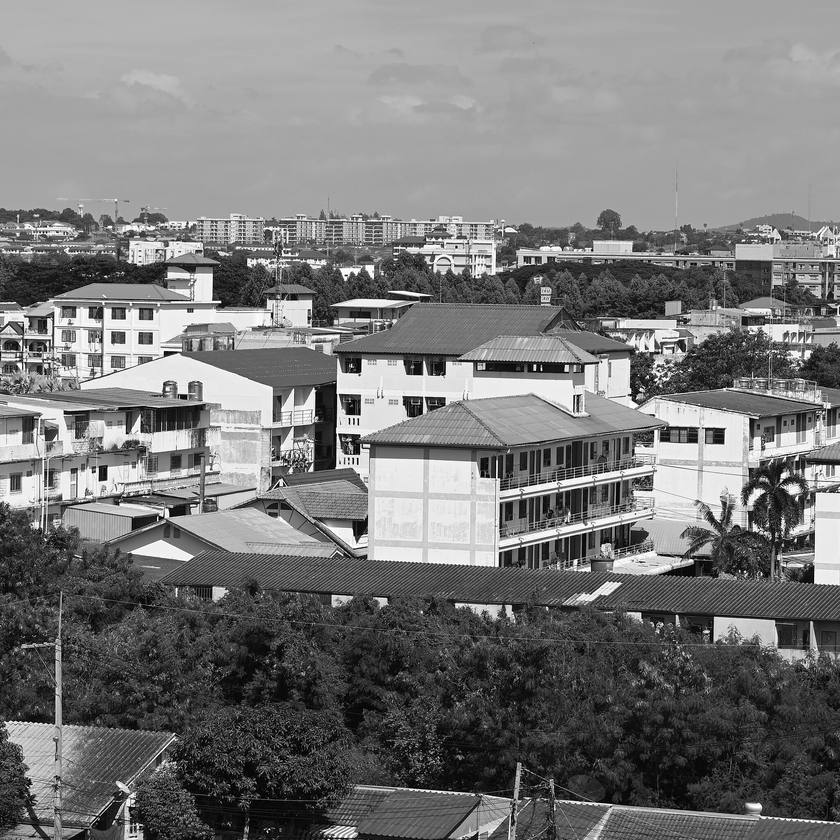
#> input picture Assignment 1/DIP_Assignment_1/images/p1/base_2048.png, 840 x 840 px, shrunk from 2048 x 2048 before the run
$ python starter.py
#> lines starting #> are read from the running program, lines starting #| are printed output that depends on the picture
"""P1 starter. Implement every function marked TODO.

Rules: NumPy array arithmetic only. scipy/cv2/skimage may be used to CHECK
your answers, never to produce them. numpy.fft is allowed in conv2d_fft.
"""
import numpy as np


def kernel_bank(k=15):
    """Provided. Do not modify -- your rank table must match these kernels."""
    ax = np.arange(k) - (k - 1) / 2
    box = np.ones((k, k)) / (k * k)
    s = k / 6.0
    g1 = np.exp(-(ax**2) / (2 * s * s)); g1 /= g1.sum()
    gauss = np.outer(g1, g1)
    sobel = np.outer([1, 2, 1], [-1, 0, 1]).astype(float)
    xx, yy = np.meshgrid(ax, ax); r2 = xx**2 + yy**2
    log = (r2 - 2*s*s) / (s**4) * np.exp(-r2 / (2*s*s))
    motion0 = np.zeros((k, k)); motion0[k // 2, :] = 1.0 / k
    disk = (r2 <= (k/2.0)**2).astype(float); disk /= disk.sum()
    rand = np.random.default_rng(0).normal(size=(k, k)); rand /= np.abs(rand).sum()
    return {"box": box, "gaussian": gauss, "sobel3": sobel, "log": log,
            "log_dc_removed": log - log.mean(), "motion_0deg": motion0,
            "motion_45deg": np.eye(k) / k, "disk": disk, "random": rand}


def numeric_rank(K, tol=1e-10):
    """TODO 1.2: numerical rank from the singular values."""
    s = np.linalg.svd(np.asarray(K, dtype=float), compute_uv=False)
    return int(np.count_nonzero(s > tol))


def conv2d_loops(img, K):
    """TODO 1.1: four nested Python loops. Zero-padded, 'same', TRUE convolution.
    Only run this on small crops -- see the handout."""
    img, K = np.asarray(img), np.asarray(K)
    h, w = img.shape
    kh, kw = K.shape
    ph, pw = kh // 2, kw // 2
    padded = np.pad(img, ((ph, kh - ph - 1), (pw, kw - pw - 1)))
    out = np.zeros_like(img, dtype=np.result_type(img, K, float))
    for i in range(h):
        for j in range(w):
            for u in range(kh):
                for v in range(kw):
                    out[i, j] += padded[i + u, j + v] * K[kh - 1 - u, kw - 1 - v]
    return out


def conv2d_taps(img, K):
    """TODO 1.1: loop over kernel taps, vectorised over the image."""
    img, K = np.asarray(img), np.asarray(K)
    kh, kw = K.shape
    ph, pw = kh // 2, kw // 2
    padded = np.pad(img, ((ph, kh - ph - 1), (pw, kw - pw - 1)))
    out = np.zeros_like(img, dtype=np.result_type(img, K, float))
    for u in range(kh):
        for v in range(kw):
            out += K[kh - 1 - u, kw - 1 - v] * padded[u:u + img.shape[0], v:v + img.shape[1]]
    return out


def conv2d_im2col(img, K):
    """TODO 1.1: build the (H*W, kh*kw) patch matrix, then one matmul.
    numpy.lib.stride_tricks.sliding_window_view is allowed. Report the peak
    memory and be ready to explain which step actually costs it."""
    img, K = np.asarray(img), np.asarray(K)
    kh, kw = K.shape
    ph, pw = kh // 2, kw // 2
    padded = np.pad(img, ((ph, kh - ph - 1), (pw, kw - pw - 1)))
    windows = np.lib.stride_tricks.sliding_window_view(padded, (kh, kw))
    patches = windows.reshape(img.size, kh * kw)
    return (patches @ K[::-1, ::-1].reshape(-1)).reshape(img.shape)


def conv2d_fft(img, K):
    """TODO 1.1: multiply in the frequency domain. numpy.fft is allowed."""
    img, K = np.asarray(img), np.asarray(K)
    shape = (img.shape[0] + K.shape[0] - 1, img.shape[1] + K.shape[1] - 1)
    full = np.fft.ifft2(np.fft.fft2(img, shape) * np.fft.fft2(K, shape)).real
    ph, pw = (K.shape[0] - 1) // 2, (K.shape[1] - 1) // 2
    return full[ph:ph + img.shape[0], pw:pw + img.shape[1]]


def conv2d_separable(img, K, tol=1e-10):
    """TODO 1.3: rank-1 only. Raise if K is not rank-1."""
    u, s, vh = np.linalg.svd(np.asarray(K, dtype=float), full_matrices=False)
    if np.count_nonzero(s > tol) != 1:
        raise ValueError("kernel is not rank-1")
    a, b = u[:, 0] * np.sqrt(s[0]), vh[0] * np.sqrt(s[0])
    return conv2d_taps(conv2d_taps(img, a[:, None]), b[None, :])


def conv2d_lowrank(img, K, r):
    """TODO 1.3: sum of r separable passes from the truncated SVD."""
    u, s, vh = np.linalg.svd(np.asarray(K, dtype=float), full_matrices=False)
    out = np.zeros_like(np.asarray(img), dtype=np.result_type(img, K, float))
    for i in range(min(int(r), len(s))):
        a, b = u[:, i] * np.sqrt(s[i]), vh[i] * np.sqrt(s[i])
        out += conv2d_taps(conv2d_taps(img, a[:, None]), b[None, :])
    return out


def psnr(a, b, peak=255.0):
    mse = np.mean((a.astype(np.float64) - b.astype(np.float64))**2)
    return float("inf") if mse == 0 else 10 * np.log10(peak * peak / mse)


if __name__ == "__main__":
    from pathlib import Path
    from PIL import Image
    from scipy.signal import convolve2d          # checking only
    root = Path(__file__).resolve().parents[2]
    img = np.asarray(Image.open(root / "images/p1/base_2048.png")).astype(float)[:128, :128]
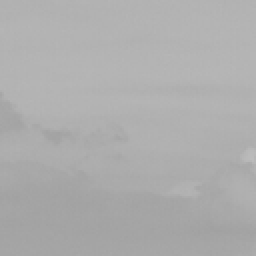
#> img: shape (128, 128) float64 (shown 2 times larger); min 161, max 188, mean 173.3
    K = kernel_bank(7)["gaussian"]
    ref = convolve2d(img, K, mode="same", boundary="fill")
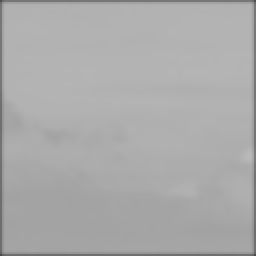
#> ref: shape (128, 128) float64 (shown 2 times larger); min 74.36, max 185.2, mean 171
    for fn in (conv2d_loops, conv2d_taps, conv2d_im2col, conv2d_fft):
        try:
            print(f"{fn.__name__:16s} max|err| = {np.abs(fn(img, K) - ref).max():.3e}")
        except NotImplementedError:
            print(f"{fn.__name__:16s} not implemented")
#> this loop made 4 passes
#| conv2d_loops     max|err| = 1.990e-13
#| conv2d_taps      max|err| = 1.990e-13
#| conv2d_im2col    max|err| = 1.990e-13
#| conv2d_fft       max|err| = 2.842e-13
#> pass 1, in conv2d_loops, `padded = np.pad(img, ((ph, kh - ph - 1), (pw, kw - pw - 1)))`:
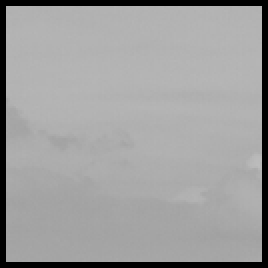
#> padded: shape (134, 134) float64 (shown 2 times larger); min 0, max 188, mean 158.2
